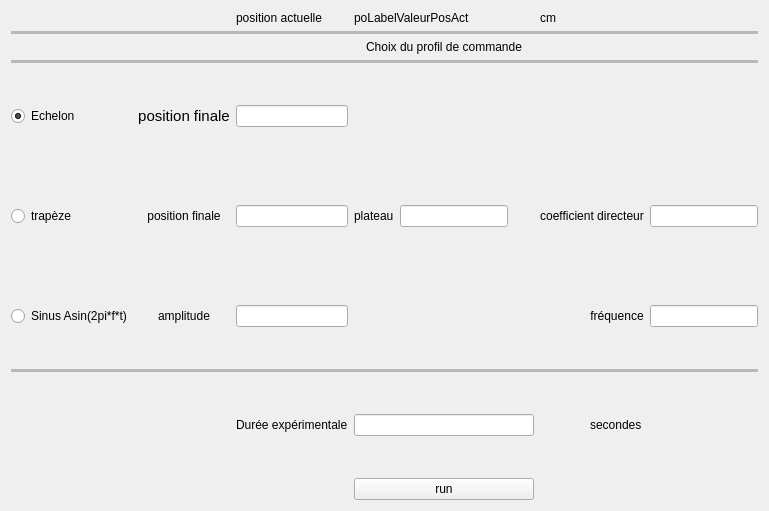
      <widget class="QWidget" name="courantTab">
       <property name="autoFillBackground">
        <bool>true</bool>
       </property>
       <attribute name="title">
        <string>Courant</string>
       </attribute>
       <layout class="QGridLayout" name="gridLayout_3">
        <item row="0" column="3" colspan="3">
         <widget class="QLabel" name="poLabelValeurPosAct_c">
          <property name="text">
           <string>poLabelValeurPosAct</string>
          </property>
         </widget>
        </item>
        <item row="8" column="3" colspan="3">
         <widget class="QLineEdit" name="lineEditDur_c">
          <property name="text">
           <string/>
          </property>
         </widget>
        </item>
        <item row="2" column="3" colspan="3">
         <widget class="QLabel" name="label_30">
          <property name="text">
           <string>Choix du profil de commande</string>
          </property>
          <property name="alignment">
           <set>Qt::AlignCenter</set>
          </property>
         </widget>
        </item>
        <item row="9" column="3" colspan="3">
         <widget class="QPushButton" name="run_c">
          <property name="text">
           <string>run</string>
          </property>
         </widget>
        </item>
        <item row="0" column="2">
         <widget class="QLabel" name="label_26">
          <property name="text">
           <string>position actuelle</string>
          </property>
         </widget>
        </item>
        <item row="8" column="7">
         <widget class="QLabel" name="label_27">
          <property name="text">
           <string>secondes</string>
          </property>
         </widget>
        </item>
        <item row="8" column="8">
         <spacer name="verticalSpacer_11">
          <property name="orientation">
           <enum>Qt::Vertical</enum>
          </property>
          <property name="sizeType">
           <enum>QSizePolicy::Expanding</enum>
          </property>
          <property name="sizeHint" stdset="0">
           <size>
            <width>20</width>
            <height>94</height>
           </size>
          </property>
         </spacer>
        </item>
        <item row="7" column="0" colspan="9">
         <widget class="Line" name="line_8">
          <property name="autoFillBackground">
           <bool>true</bool>
          </property>
          <property name="frameShadow">
           <enum>QFrame::Sunken</enum>
          </property>
          <property name="lineWidth">
           <number>0</number>
          </property>
          <property name="midLineWidth">
           <number>3</number>
          </property>
          <property name="orientation">
           <enum>Qt::Horizontal</enum>
          </property>
         </widget>
        </item>
        <item row="8" column="2">
         <widget class="QLabel" name="label_29">
          <property name="text">
           <string>Durée expérimentale</string>
          </property>
         </widget>
        </item>
        <item row="3" column="0" colspan="9">
         <widget class="Line" name="line_7">
          <property name="autoFillBackground">
           <bool>true</bool>
          </property>
          <property name="frameShadow">
           <enum>QFrame::Sunken</enum>
          </property>
          <property name="lineWidth">
           <number>0</number>
          </property>
          <property name="midLineWidth">
           <number>3</number>
          </property>
          <property name="orientation">
           <enum>Qt::Horizontal</enum>
          </property>
         </widget>
        </item>
        <item row="0" column="6">
         <widget class="QLabel" name="label_24">
          <property name="text">
           <string>cm</string>
          </property>
         </widget>
        </item>
        <item row="1" column="0" colspan="9">
         <widget class="Line" name="line_9">
          <property name="autoFillBackground">
           <bool>true</bool>
          </property>
          <property name="frameShadow">
           <enum>QFrame::Sunken</enum>
          </property>
          <property name="lineWidth">
           <number>0</number>
          </property>
          <property name="midLineWidth">
           <number>3</number>
          </property>
          <property name="orientation">
           <enum>Qt::Horizontal</enum>
          </property>
         </widget>
        </item>
        <item row="4" column="5">
         <spacer name="verticalSpacer_12">
          <property name="orientation">
           <enum>Qt::Vertical</enum>
          </property>
          <property name="sizeHint" stdset="0">
           <size>
            <width>20</width>
            <height>94</height>
           </size>
          </property>
         </spacer>
        </item>
        <item row="4" column="1">
         <widget class="QLabel" name="label_28">
          <property name="font">
           <font>
            <pointsize>11</pointsize>
           </font>
          </property>
          <property name="text">
           <string>position finale</string>
          </property>
          <property name="alignment">
           <set>Qt::AlignCenter</set>
          </property>
         </widget>
        </item>
        <item row="4" column="2">
         <widget class="QLineEdit" name="lineEditPosFEch_c">
          <property name="text">
           <string/>
          </property>
         </widget>
        </item>
        <item row="5" column="0">
         <widget class="QRadioButton" name="radioButtonRam_c">
          <property name="text">
           <string>trapèze</string>
          </property>
          <attribute name="buttonGroup">
           <string notr="true">buttonGroup_c</string>
          </attribute>
         </widget>
        </item>
        <item row="5" column="1">
         <widget class="QLabel" name="label_23">
          <property name="text">
           <string>position finale</string>
          </property>
          <property name="alignment">
           <set>Qt::AlignCenter</set>
          </property>
         </widget>
        </item>
        <item row="4" column="0">
         <widget class="QRadioButton" name="radioButtonEch_c">
          <property name="text">
           <string>Echelon</string>
          </property>
          <property name="checked">
           <bool>true</bool>
          </property>
          <attribute name="buttonGroup">
           <string notr="true">buttonGroup_c</string>
          </attribute>
         </widget>
        </item>
        <item row="5" column="8">
         <widget class="QLineEdit" name="lineEditCoefDir_c">
          <property name="text">
           <string/>
          </property>
         </widget>
        </item>
        <item row="5" column="6" colspan="2">
         <widget class="QLabel" name="label_22">
          <property name="text">
           <string>coefficient directeur</string>
          </property>
          <property name="alignment">
           <set>Qt::AlignCenter</set>
          </property>
         </widget>
        </item>
        <item row="5" column="5">
         <spacer name="verticalSpacer_9">
          <property name="orientation">
           <enum>Qt::Vertical</enum>
          </property>
          <property name="sizeHint" stdset="0">
           <size>
            <width>20</width>
            <height>94</height>
           </size>
          </property>
         </spacer>
        </item>
        <item row="5" column="2">
         <widget class="QLineEdit" name="lineEditPosFRam_c">
          <property name="text">
           <string/>
          </property>
         </widget>
        </item>
        <item row="6" column="0">
         <widget class="QRadioButton" name="radioButtonSin_c">
          <property name="text">
           <string>Sinus Asin(2pi*f*t)</string>
          </property>
          <attribute name="buttonGroup">
           <string notr="true">buttonGroup_c</string>
          </attribute>
         </widget>
        </item>
        <item row="6" column="7">
         <widget class="QLabel" name="label_21">
          <property name="text">
           <string>fréquence</string>
          </property>
          <property name="alignment">
           <set>Qt::AlignCenter</set>
          </property>
         </widget>
        </item>
        <item row="6" column="8">
         <widget class="QLineEdit" name="lineEditFreq_c">
          <property name="text">
           <string/>
          </property>
         </widget>
        </item>
        <item row="6" column="1">
         <widget class="QLabel" name="label_25">
          <property name="text">
           <string>amplitude</string>
          </property>
          <property name="alignment">
           <set>Qt::AlignCenter</set>
          </property>
         </widget>
        </item>
        <item row="6" column="2">
         <widget class="QLineEdit" name="lineEditAmp_c">
          <property name="text">
           <string/>
          </property>
         </widget>
        </item>
        <item row="6" column="5">
         <spacer name="verticalSpacer_10">
          <property name="orientation">
           <enum>Qt::Vertical</enum>
          </property>
          <property name="sizeHint" stdset="0">
           <size>
            <width>20</width>
            <height>94</height>
           </size>
          </property>
         </spacer>
        </item>
        <item row="5" column="3">
         <widget class="QLabel" name="label_33">
          <property name="text">
           <string>plateau</string>
          </property>
         </widget>
        </item>
        <item row="5" column="4">
         <widget class="QLineEdit" name="lineEditPlat_c"/>
        </item>
       </layout>
      </widget>
